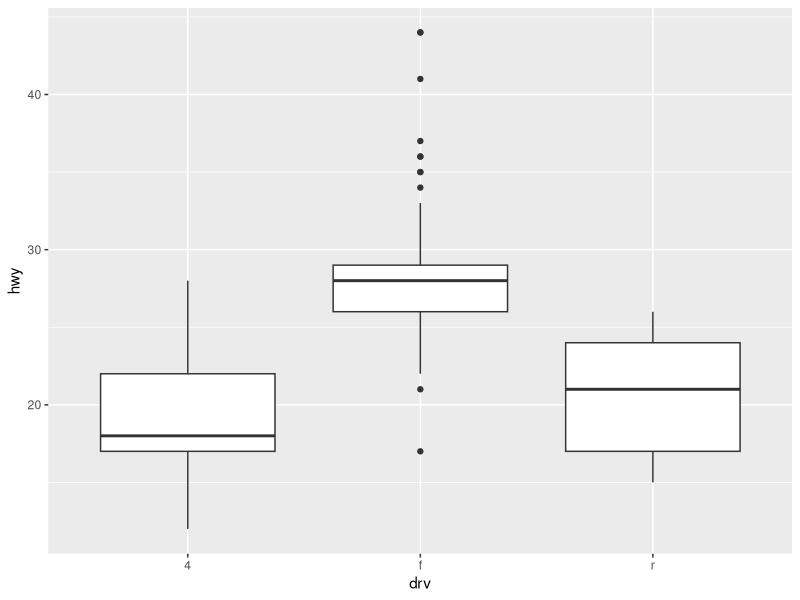
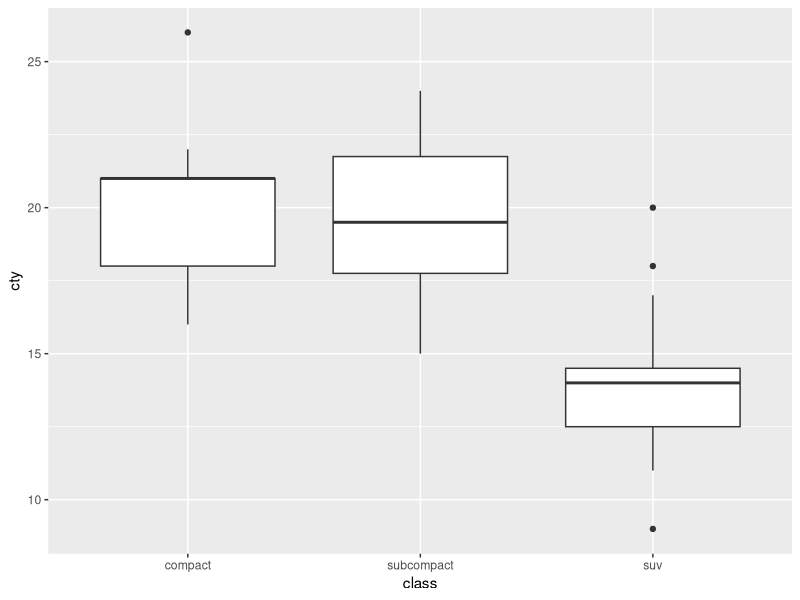

These charts were generated, in order, by the following R code:
library(dplyr)
library(ggplot2)
mpg = as.data.frame(ggplot2::mpg)

ggplot(data = mpg, aes(x=drv, y=hwy)) + geom_boxplot()

mpg2 = mpg %>%
  filter(class == c("compact", "subcompact", "suv"))

ggplot(data = mpg2, aes(x = class, y = cty)) + geom_boxplot()

#자동차종류(class)가compact, subcompact, suv인자동차의도시연비(cty)가어떻게나타나는지비교해
#3개차종의cty를나타낸상자그래프만들기